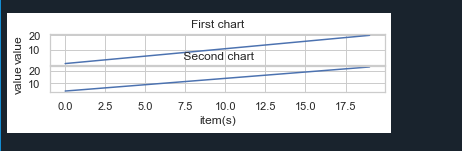

Recreate this plot in Python.
import matplotlib.pyplot as plt
import numpy as np 
t=np.arange(0.0,20.0,1)
s=[1,2,3,4,5,6,7,8,9,10,11,12,13,14,15,16,17,18,19,20]
s2=[4,5,6,7,8,9,10,11,12,13,14,15,16,17,18,19,20,21,22,23]
plt.subplot(6,1,1)
plt.plot(t,s)
plt.ylabel('value')
plt.title('First chart')
plt.grid(True)

plt.subplot(7,1,2)
plt.plot(t,s2)
plt.xlabel('item(s)')
plt.ylabel('value')   
plt.title('\n\n Second chart')  
plt.grid(True)    
plt.show()
